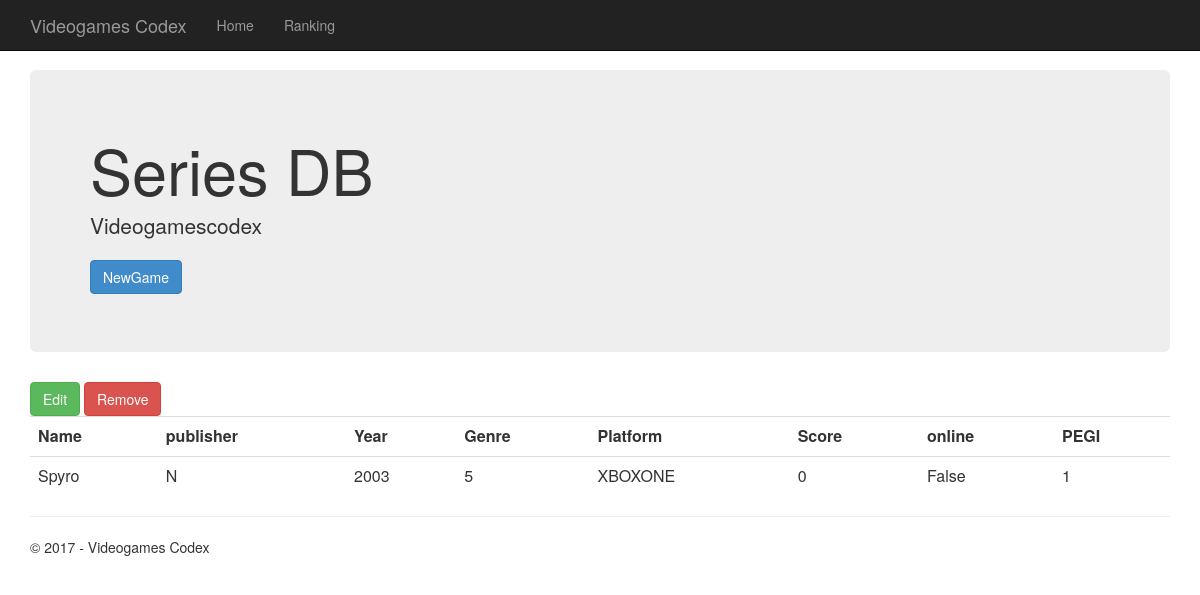
The app's page /show/1 with its own data.
### app/models.py (models this page shows)
class Game(models.Model):
    name = models.CharField(max_length=20)
    publisher = models.CharField(max_length=10)
    year = models.IntegerField()
    GENRE = ((0, "Action"),
        (1, "Adventure"),
        (2, "Strategy"),
        (3, "RPG"),
        (4, "Sport"),
        )
    genre = models.IntegerField(choices = GENRE)
    PLATFORM = ((0, 'PC'),
        (1, 'PS4'),
        (2, 'XBOXONE'),
        )
    platform = models.IntegerField(choices = PLATFORM)
    score = models.IntegerField()
    online = models.BooleanField()
    pegi = models.IntegerField()

### app/views.py (the view)
# urls.py: url(r'^show\/(?P<id>[0-9]+)$', app.views.show_game),
def show_game(request, id):
    game = Game.objects.get(pk=id)
    return render(request,
                 'app/show.html',
                 { "game" : game })

### app/templates/app/show.html
﻿{% extends "app/layout.html" %}
{% block content %}
<div class="jumbotron">
    <h1>Series DB</h1>
    <p class="lead">Videogamescodex</p>
    <p><a href="/New/" class="btn btn-primary btn-large">NewGame</a></p>
</div>
 <td><a class="btn btn-success" href="/edit/{{game.id}}">Edit</a></td>
 <td><a onclick="return confirm('Delete this game?');"role="button" class="btn btn-danger"href="/remove/{{game.id}}">Remove</a></td>
<table class="table">
    <tr>
        <th>Name</th>
        <th>publisher</th>
        <th>Year</th>
        <th>Genre</th>
        <th>Platform</th>
        <th>Score</th>
        <th>online</th>
         <th>PEGI</th>
    </tr>
    <tr>
        <td>{{game.name}}</td>
        <td>{{game.publisher}}</td>
        <td>{{game.year}}</td>
        <td>{{game.get_genre_display}}</td>
        <td>{{game.get_platform_display}}</td>
        <td>{{game.score}}</td>
        <td>{{game.online}}</td>
        <td>{{game.pegi}}</td>
    </tr>
</table>
{% endblock %}

### app/static/app/content/site.css (style rules this page uses)
body { padding-top: 50px; padding-bottom: 20px; }

### records on screen
Game: name "Spyro", publisher "N", year "2003", genre "5", platform "XBOXONE", score "0", online "False", pegi "1"
